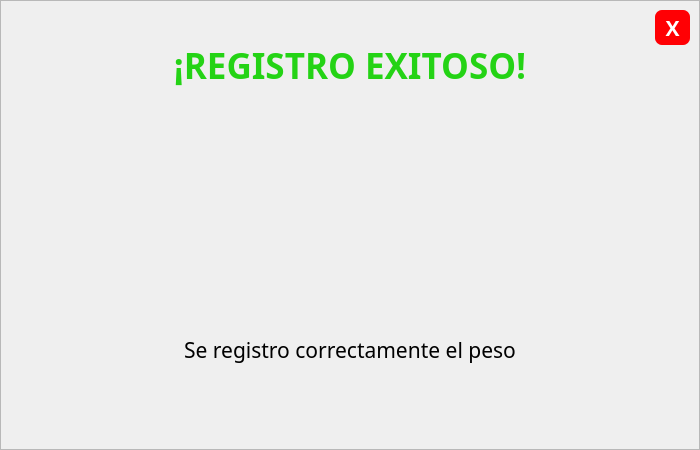
    <widget class="QFrame" name="frmAlerta">
     <property name="geometry">
      <rect>
       <x>610</x>
       <y>315</y>
       <width>700</width>
       <height>450</height>
      </rect>
     </property>
     <property name="styleSheet">
      <string notr="true">#frmAlerta{background-color: rgb(255, 255, 255);
color: rgb(0, 0, 0);
border:none;
border-radius: 10px;
border: 2px solid #D9D9D9;}</string>
     </property>
     <property name="frameShape">
      <enum>QFrame::StyledPanel</enum>
     </property>
     <property name="frameShadow">
      <enum>QFrame::Raised</enum>
     </property>
     <widget class="QLabel" name="lblAlertaTitulo">
      <property name="geometry">
       <rect>
        <x>50</x>
        <y>40</y>
        <width>600</width>
        <height>50</height>
       </rect>
      </property>
      <property name="font">
       <font>
        <family>Poppins</family>
        <pointsize>26</pointsize>
        <weight>75</weight>
        <bold>true</bold>
       </font>
      </property>
      <property name="styleSheet">
       <string notr="true">color: #24D315</string>
      </property>
      <property name="text">
       <string>¡REGISTRO EXITOSO!</string>
      </property>
      <property name="alignment">
       <set>Qt::AlignCenter</set>
      </property>
     </widget>
     <widget class="QLabel" name="lblAlertaTexto">
      <property name="geometry">
       <rect>
        <x>50</x>
        <y>300</y>
        <width>600</width>
        <height>100</height>
       </rect>
      </property>
      <property name="font">
       <font>
        <family>Poppins Medium</family>
        <pointsize>16</pointsize>
        <weight>50</weight>
        <bold>false</bold>
       </font>
      </property>
      <property name="styleSheet">
       <string notr="true">color: rgb(0, 0, 0);</string>
      </property>
      <property name="text">
       <string>Se registro correctamente el peso</string>
      </property>
      <property name="alignment">
       <set>Qt::AlignCenter</set>
      </property>
      <property name="wordWrap">
       <bool>true</bool>
      </property>
     </widget>
     <widget class="QLabel" name="imgIconAlerta">
      <property name="geometry">
       <rect>
        <x>260</x>
        <y>110</y>
        <width>180</width>
        <height>180</height>
       </rect>
      </property>
      <property name="font">
       <font>
        <family>Poppins</family>
        <pointsize>10</pointsize>
        <weight>75</weight>
        <bold>true</bold>
       </font>
      </property>
      <property name="text">
       <string/>
      </property>
      <property name="scaledContents">
       <bool>true</bool>
      </property>
      <property name="alignment">
       <set>Qt::AlignCenter</set>
      </property>
     </widget>
     <widget class="QPushButton" name="btnCerrarFrmAlerta">
      <property name="geometry">
       <rect>
        <x>655</x>
        <y>10</y>
        <width>35</width>
        <height>35</height>
       </rect>
      </property>
      <property name="font">
       <font>
        <family>Poppins</family>
        <pointsize>16</pointsize>
        <weight>75</weight>
        <bold>true</bold>
       </font>
      </property>
      <property name="cursor">
       <cursorShape>PointingHandCursor</cursorShape>
      </property>
      <property name="styleSheet">
       <string notr="true">background-color: rgb(255, 0, 4);
color: rgb(255, 255, 255);
border:none;
border-radius: 7px;</string>
      </property>
      <property name="text">
       <string>X</string>
      </property>
     </widget>
    </widget>
